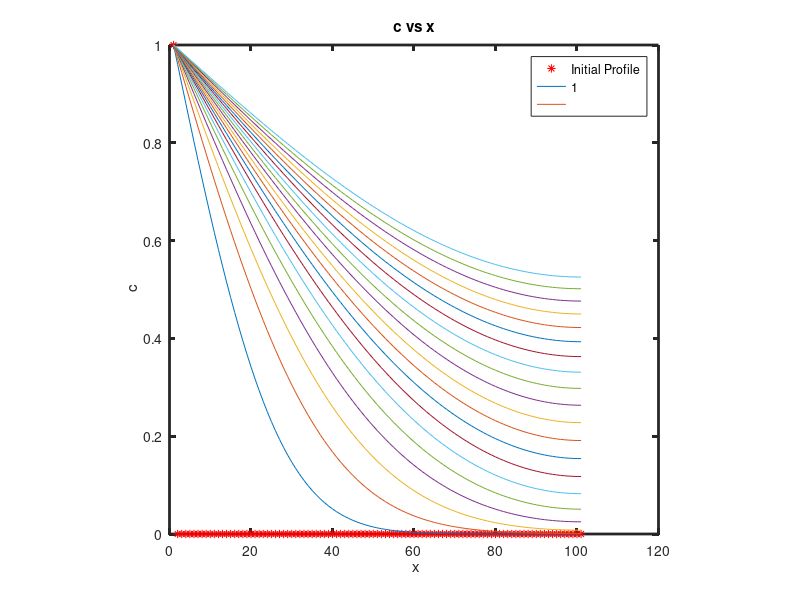

Source code (MATLAB):
clf
clear all

delt=0.1;
delx=0.5;
D=1.0;
N=101;
alpha=D*delt/(delx*delx);
c=zeros(N,1);
c(1,1)=1.0;

for j=1:N
cold(j,1)=c(j,1);
endfor

plot(c,'r*');

xlabel(' x');
ylabel(' c');
title('c vs x');

ax=gca;
set(ax,'linewidth',2.0);
axis('square');

hold on

A=zeros(N,N);
A(1,1)=1.0;

%Populate the diagonal elements
for j=2:N
A(j,j)=1+2*alpha;
endfor

%Populate the lower diagonal elements
for j=2:N-1
A(j,j-1)=-alpha;
endfor

A(N,N-1)=-2*alpha;

%Populate the upper diagonal elements
for j=3:N
A(j-1,j)=-alpha;
endfor

A=inv(A);

for k=1:20
for j=1:500
c=A*cold;
for i=1:N
cold(i,1)=c(i,1);
endfor
endfor
plot(c);
hold on
endfor


l=['' ];
for i=1:18
l=[l ''];
endfor

legend('Initial Profile', '1 ', l.');

print ('implicit_no_flux.png', '-dpng');
